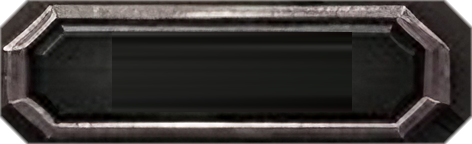
#> input picture client/assets/ui/arm-back.png, 472 x 144 px
$ python armoury_neutral_tiles.py ../../client/assets/ui/arm-back.png
#> lines starting #> are read from the running program, lines starting #| are printed output that depends on the picture
import sys, numpy as np
from PIL import Image
# Turns the concept's navy icon-tile backing (dark, blue-dominant) into neutral dark steel so an empty tile reads as an empty tile.
for name in sys.argv[1:]:
    im = Image.open(name).convert('RGBA'); a = np.asarray(im).astype(np.float32)
#> further down, im is the input picture: PIL image 472x144 RGBA; mean R, G, B, A 53.4, 49.6, 47.7, 247.2
    r, g, b, al = a[..., 0], a[..., 1], a[..., 2], a[..., 3]
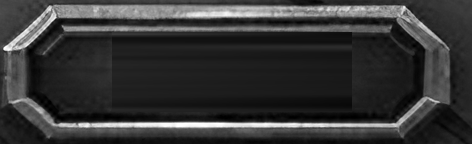
#> r: shape (144, 472) float32; min 0, max 255, mean 53.4
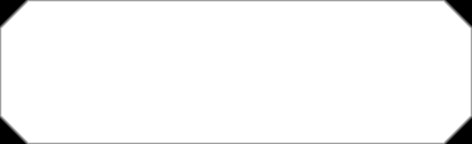
#> al: shape (144, 472) float32; min 0, max 255, mean 247.2
    lum = (0.2126 * r + 0.7152 * g + 0.0722 * b)
    navy = (b > 1.22 * r + 3) & (b > 1.04 * g + 2) & (lum < 175) & (al > 0)
#> navy: shape (144, 472) bool; every value is 0
    # soft weight so the edge of the region blends
    out = a.copy()
    tone = np.clip(lum * 1.0 + 8, 0, 255)
    for c, k in ((0, 1.0), (1, 0.97), (2, 0.92)):
        out[..., c] = np.where(navy, tone * k, a[..., c])
    Image.fromarray(out.astype(np.uint8), 'RGBA').save(name)
    print(name, int(navy.sum()), 'px recoloured')
#| ../../client/assets/ui/arm-back.png 0 px recoloured
